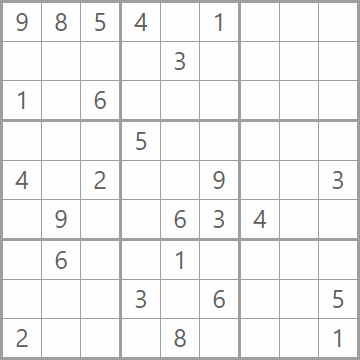
#> input picture Backend/images/sudoku1.png, 360 x 360 px
$ jupyter execute --allow-errors sudoku.ipynb
#> lines starting #> are read from the running program, lines starting #| are printed output that depends on the picture
[cell 1]
import numpy as np
import cv2 as cv

[cell 2]
sudoku = cv.imread ('./images/sudoku1.png')
#> sudoku is the input picture: shape (360, 360, 3); mean B, G, R 242.5, 242.5, 242.5

[cell 3]
proc = cv.GaussianBlur(sudoku.copy(), (9, 9), 0)
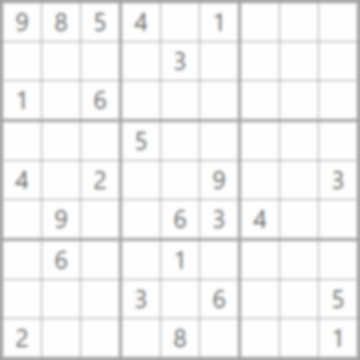
#> proc: shape (360, 360, 3); mean B, G, R 242.7, 242.7, 242.7


$ run again, with Backend/images/sudoku2.png copied over Backend/images/sudoku1.png
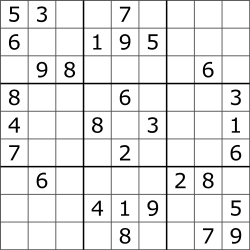
#> input picture Backend/images/sudoku2.png, 250 x 250 px
#> sudoku is the input picture: shape (250, 250, 3); min 0, max 255, mean 231.5
#> `proc = cv.GaussianBlur(sudoku.copy(), (9, 9), 0)`:
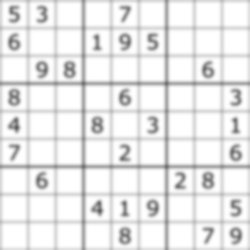
#> proc: shape (250, 250, 3); min 94, max 255, mean 232.3

$ run again, with Backend/images/sudoku4.png copied over Backend/images/sudoku1.png
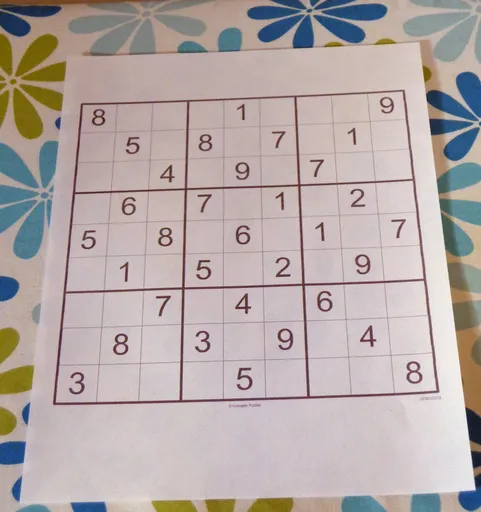
#> input picture Backend/images/sudoku4.png, 481 x 512 px
#> sudoku is the input picture: shape (512, 481, 3); mean B, G, R 167.8, 169.7, 180.9
#> `proc = cv.GaussianBlur(sudoku.copy(), (9, 9), 0)`:
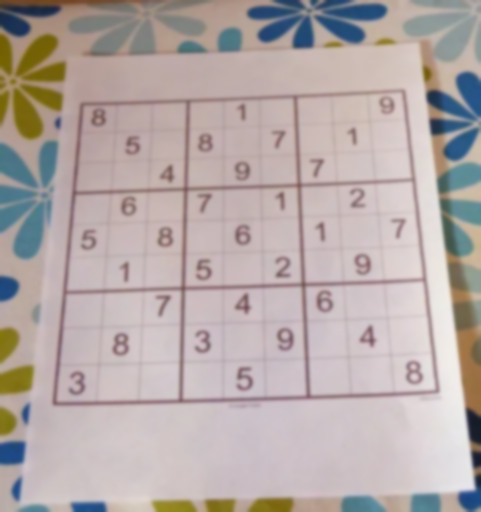
#> proc: shape (512, 481, 3); mean B, G, R 167.8, 169.7, 180.9

$ run again, with Backend/images/sample.png copied over Backend/images/sudoku1.png
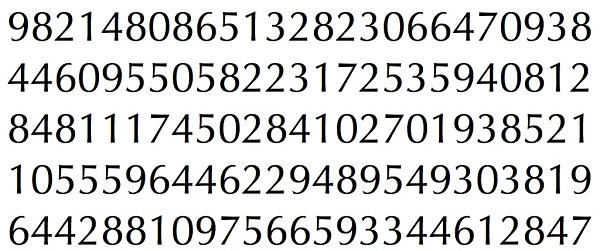
#> input picture Backend/images/sample.png, 600 x 251 px
#> sudoku is the input picture: shape (251, 600, 3); mean B, G, R 217.5, 217.7, 217.6
#> `proc = cv.GaussianBlur(sudoku.copy(), (9, 9), 0)`:
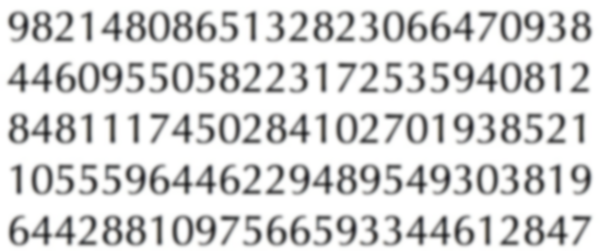
#> proc: shape (251, 600, 3); mean B, G, R 217.6, 217.8, 217.7
